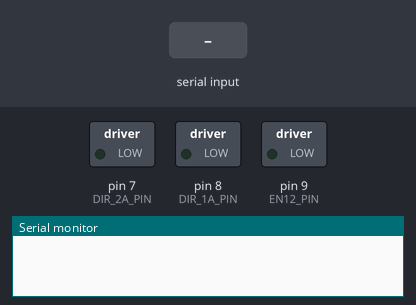
Simulated run of this sketch. Board: Arduino Uno, built with avr-gcc and run on an emulated ATmega328P. On the bench: switched loads named in the sketch (green lamp = pin HIGH), the last lines printed to the serial monitor. The inputs (shaded band) are chosen by the test bench.

Above: at 2.8 s.
2.9 s: "0" received over the second serial link
At 3.4 s:
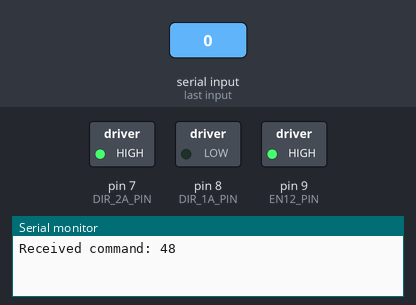
5.0 s: "1" received over the second serial link
At 5.9 s:
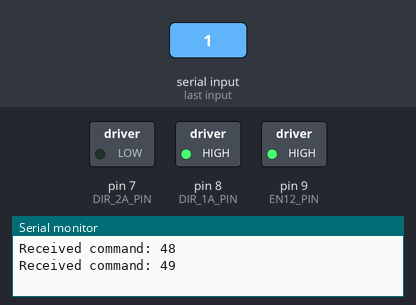
Timing chart, 0 to 8.0 s (numbered marks = the images above; inputs shaded):
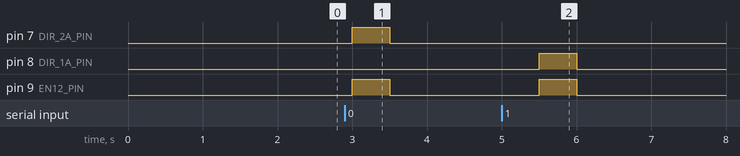

The sketch:

Slave.ino
```cpp
// Slave
#include <SoftwareSerial.h>
SoftwareSerial BTSerial(10, 11);
int command;
// DC
#define EN12_PIN 9
#define DIR_1A_PIN 8
#define DIR_2A_PIN 7

void dc_motor(int output_1, int output_2, int speed, int delay_ms) {
  digitalWrite(DIR_1A_PIN, output_1);
  digitalWrite(DIR_2A_PIN, output_2);
  analogWrite(EN12_PIN, speed);
  delay(delay_ms);
}

void setup() {
  //
  BTSerial.begin(38400);
  Serial.begin(9600);

  pinMode(EN12_PIN, OUTPUT);
  pinMode(DIR_1A_PIN, OUTPUT);
  pinMode(DIR_2A_PIN, OUTPUT);
}

void loop() {
  if (BTSerial.available()) {
    command = BTSerial.read();
    Serial.print("Received command: ");
    Serial.println(command);
    if (command == '0') {
      dc_motor(LOW, HIGH, 255, 500);
    } else if (command == '1') {
      dc_motor(HIGH, LOW, 255, 500);

    }
  }
  dc_motor(LOW, LOW, 0, 1000);
}
```

Measured:
- after the input at 2.9 s, pin 7 (DIR_2A_PIN), pin 9 (EN12_PIN): LOW → HIGH after 0.10 s, → LOW 0.50 s later
- after the input at 5.0 s, pin 8 (DIR_1A_PIN), pin 9 (EN12_PIN): LOW → HIGH after 0.50 s, → LOW 0.50 s later
